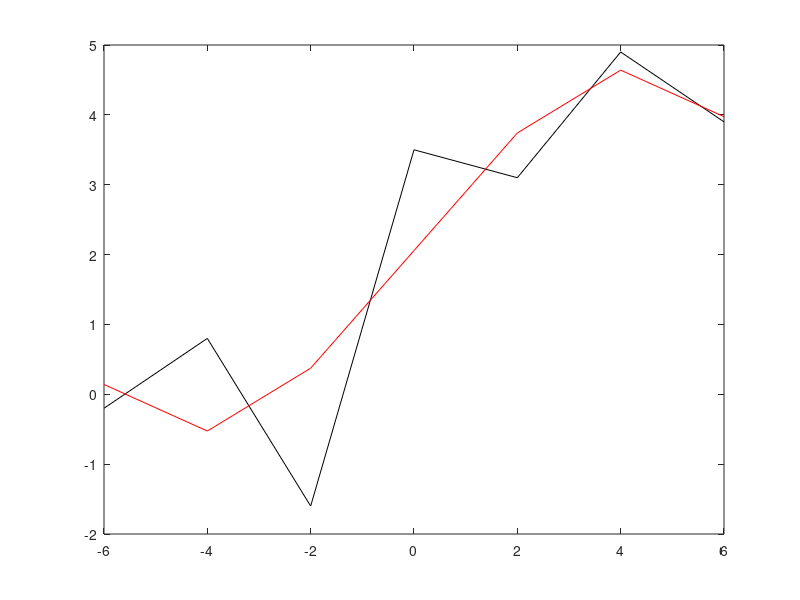

This chart was generated by the following MATLAB code:
A = [-6 -4 -2 0 2 4 6];
B = [-0.2 0.8 -1.6 3.5 3.1 4.9 3.9];
P = polyfit(A,B,3);
plot(A,B,'k');
hold on
A = min(A):2:max(A);
B = polyval(P,A);
plot(A,B,'r');
hold off
%% 